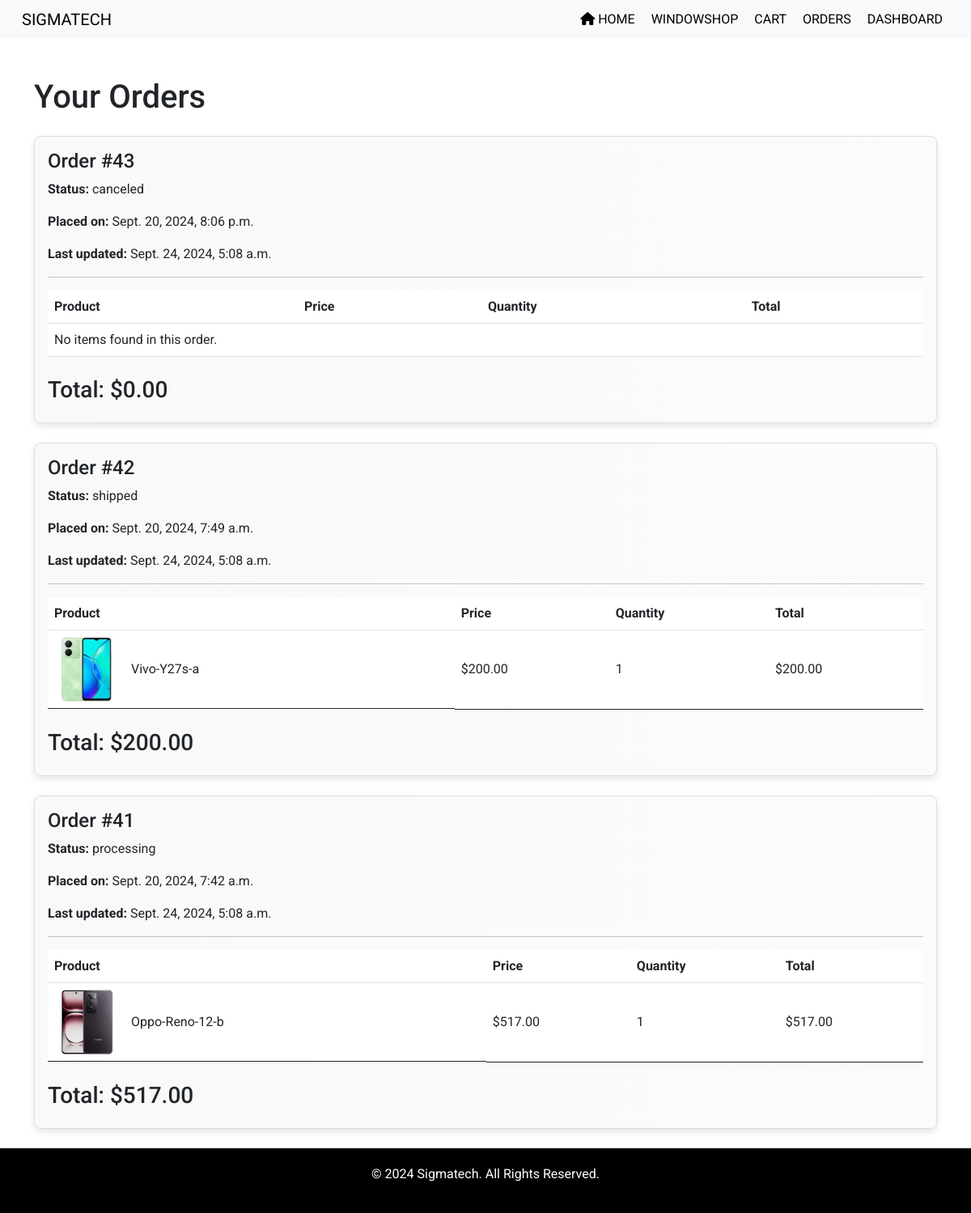
The app's page /order/order/ (signed in) with its own data.
### order/models.py (models this page shows, shortened)
class Order(models.Model):
    STATUS_CHOICES = [
        ('pending', 'Pending'),
        ('processing', 'Processing'),
        ('shipped', 'Shipped'),
        ('delivered', 'Delivered'),
        ('canceled', 'Canceled'),
    ]
    user = models.ForeignKey(settings.AUTH_USER_MODEL, on_delete=models.CASCADE)
    cart = models.OneToOneField(Cart, on_delete=models.CASCADE)
    status = models.CharField(max_length=20, choices=STATUS_CHOICES, default='pending')
    created_at = models.DateTimeField(auto_now_add=True)
    updated_at = models.DateTimeField(auto_now=True)

class OrderItem(models.Model):
    order = models.ForeignKey(Order, related_name='items', on_delete=models.CASCADE)
    product = models.ForeignKey(Product, on_delete=models.CASCADE)
    quantity = models.PositiveIntegerField()
    price = models.DecimalField(max_digits=10, decimal_places=2)

### product/models.py (models this page shows, shortened)
class Product(models.Model):
    name = models.CharField(max_length=100)
    price = models.DecimalField(max_digits=10, decimal_places=2)
    image = models.ImageField(upload_to='products/')
    category = models.ForeignKey(Category, on_delete=models.CASCADE)
    description = models.TextField(null=True)
    quantity = models.PositiveIntegerField(default=1)

### order/views.py (the view)
# urls.py: path('order/', order_list, name='order'),
@login_required(login_url='user:signin')
def order_list(request):
    cart = Cart.objects.filter(user=request.user, active=True).first()
    if not cart:
        cart = Cart.objects.create(user=request.user, active=True)
    orders = Order.objects.filter(user=request.user).order_by('-created_at')
    for order in orders:
        total_price = sum(item.price * item.quantity for item in order.items.all())
        order.total_price = total_price
        order.save()  # Save the updated total price to the database
    context = {
        'orders': orders,  # Pass all orders directly
    }
    return render(request, 'order/order.html', context)

### order/templates/order/order.html (shortened to what this page needs)
{% extends 'cart/base.html' %}
{% block content %}
<h1 class="mb-4">Your Orders</h1>
{% for order in orders %}
    <div class="card order-card mb-4">
        <div class="card-body">
            <h4 class="card-title">Order #{{ order.id }}</h4>
            <p><strong>Status:</strong> <span id="order-status-{{ order.id }}">{{ order.status }}</span></p>
            <p><strong>Placed on:</strong> {{ order.created_at }}</p>
            <p><strong>Last updated:</strong> {{ order.updated_at }}</p>
            <hr>
            <table class="table table-hover align-middle">
                <thead>
                    <tr>
                        <th>Product</th>
                        <th>Price</th>
                        <th>Quantity</th>
                        <th>Total</th>
                    </tr>
                </thead>
                <tbody>
                    {% if order.items.all %}
                        {% for item in order.items.all %}
                            <tr class="order-item">
                                <td class="d-flex align-items-center">
                                    <img src="{{ item.product.image.url }}" alt="{{ item.product.name }}" class="img-fluid rounded" style="max-width: 80px; margin-right: 15px;">
                                    <span>{{ item.product.name }}</span>
                                </td>
                                <td>${{ item.price|floatformat:2 }}</td>
                                <td>{{ item.quantity }}</td>
                                <td>${{ item.price|floatformat:2 }}</td>
                            </tr>
                        {% endfor %}
                    {% else %}
                        <tr>
                            <td colspan="4">No items found in this order.</td>
                        </tr>
                    {% endif %}
                </tbody>
            </table>
            <div class="d-flex justify-content-between align-items-center mt-4">
                <h3>Total: $<span id="final-total">{{ order.total_price|floatformat:2 }}</span></h3>
            </div>
        </div>
    </div>
{% endfor %}
{% endblock %}

### cart/templates/cart/base.html (style rules this page uses)
body { font-family: 'Roboto', sans-serif; margin: 0; height: 100vh; display: flex; flex-direction: column; }

### order/templates/order/order.html (style rules this page uses)
.order-card { border: 1px solid #ddd; box-shadow: 0 4px 8px rgba(0, 0, 0, 0.1); background: linear-gradient(to right, #f9f9f9, #fcfbfa); border-radius: 8px; width: 100%; }
.order-item { border-bottom: 1px solid #ddd; padding: 10px 0; }
.order-item:last-child { border-bottom: none; }

### records on screen
Order: id "43", status "canceled", created_at "Sept. 20, 2024, 8:06 p.m.", updated_at "Sept. 24, 2024, 5:08 a.m.", shows "No items found in this order.", total_price "0.00"
Order: id "42", status "shipped", created_at "Sept. 20, 2024, 7:49 a.m.", updated_at "Sept. 24, 2024, 5:08 a.m.", total_price "200.00"
OrderItem: product.image (picture), product.name "Vivo-Y27s-a", price "200.00", quantity "1"
Order: id "41", status "processing", created_at "Sept. 20, 2024, 7:42 a.m.", updated_at "Sept. 24, 2024, 5:08 a.m.", total_price "517.00"
OrderItem: product.image (picture), product.name "Oppo-Reno-12-b", price "517.00", quantity "1"
